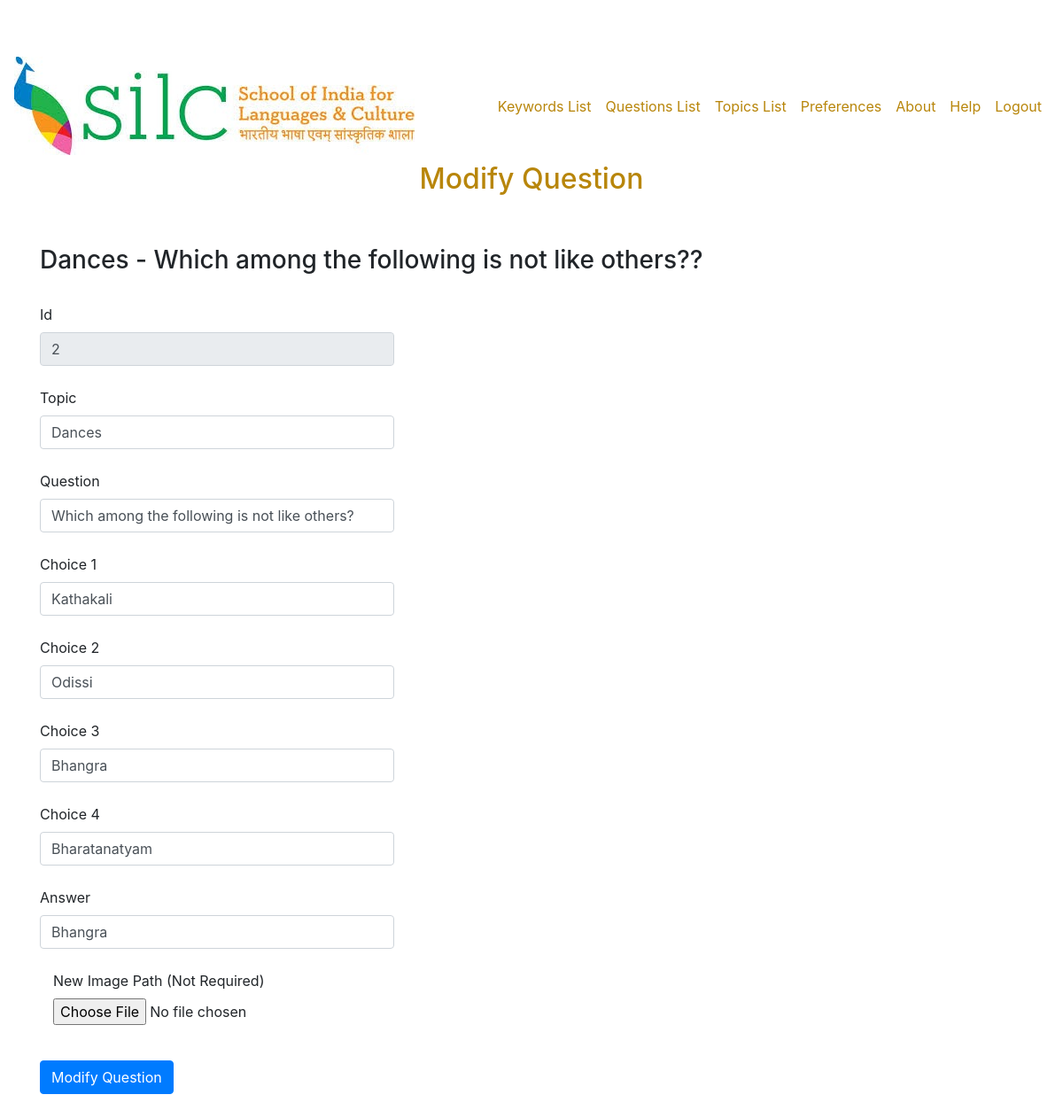
The app's page /modifyQuestion.php?id=2 (signed in) with its own data.
### tables this page shows
CREATE TABLE `questions` (
  `id` int(11) NOT NULL,
  `topic` varchar(75) NOT NULL,
  `question` varchar(100) NOT NULL,
  `choice_1` varchar(75) NOT NULL,
  `choice_2` varchar(75) NOT NULL,
  `choice_3` varchar(75) NOT NULL,
  `choice_4` varchar(75) NOT NULL,
  `answer` varchar(75) NOT NULL,
  `image_name` varchar(75) NOT NULL
);

### modifyQuestion.php (the view, shortened to what this page needs)
<?php
    include('header.php');
?>
<div class="container">
<?php
include_once 'db_configuration.php';
if (isset($_GET['id'])){
    $id = $_GET['id'];
    $sql = "SELECT * FROM questions
            WHERE id = '$id'";
    if (!$result = $db->query($sql)) {
        die ('There was an error running query[' . $connection->error . ']');
    }
}
if ($result->num_rows > 0) {
    while($row = $result->fetch_assoc()) {
      echo '<h2 id="title">Modify Question</h2><br>';
      echo '<form action="modifyTheQuestion.php" method="POST" enctype="multipart/form-data">
      <br>
      <h3>'.$row["topic"].' - '.$row["question"].'? </h3> <br>
      <div>
        <label for="id">Id</label>
        <input type="text" class="form-control" name="id" value="'.$row["id"].'"  maxlength="5" style=width:400px readonly><br>
      </div>
      <div>
        <label for="name">Topic</label>
        <input type="text" class="form-control" name="topic" value="'.$row["topic"].'"  maxlength="255" style=width:400px required><br>
      </div>
      <div>
        <label for="category">Question</label>
        <input type="text" class="form-control" name="question" value="'.$row["question"].'"  maxlength="255" style=width:400px required><br>
      </div>
      <div>
        <label for="level">Choice 1</label>
        <input type="text" class="form-control" name="choice_1" value="'.$row["choice_1"].'"  maxlength="255" style=width:400px required><br>
      </div>
      <div>
        <label for="facilitator">Choice 2</label>
        <input type="text" class="form-control" name="choice_2" value="'.$row["choice_2"].'"  maxlength="255" style=width:400px required><br>
      </div>
      <div>
        <label for="description">Choice 3</label>
        <input type="text" class="form-control" name="choice_3" value="'.$row["choice_3"].'"  maxlength="255" style=width:400px required><br>
      </div>
      <div>
        <label for="required">Choice 4</label>
        <input type="text" class="form-control" name="choice_4" value="'.$row["choice_4"].'"  maxlength="255" style=width:400px required><br>
      </div>
      <div>
        <label for="optional">Answer</label>
        <input type="text" class="form-control" name="answer" value="'.$row["answer"].'"  maxlength="255" style=width:400px required><br>
      </div>
      <div class="form-group col-md-4">
        <label for="cadence">New Image Path (Not Required)</label>
        <input type="file" name="fileToUpload" id="fileToUpload" maxlength="255">
      </div>
      <input type="hidden" class="form-control" name="oldimage" value="'.$row["image_name"].'" maxlength="255" required>
      <br>
      <div class="text-left">
          <button type="submit" name="submit" class="btn btn-primary btn-md align-items-center">Modify Question</button>
      </div>
      <br> <br>
      </form>';
    }
}
else {
    echo "0 results";
}
?>
</div>

### CSS/publishersdb.css (style rules this page uses)
body { padding-top: 54px; }
@media (min-width: 992px) { body { padding-top: 56px; } }

### modifyQuestion.php (style rules this page uses)
#title { text-align: center; color: darkgoldenrod; }

### records on screen
questions: topic "Dances", question "Which among the following is not like others?", id "2", choice_1 "Kathakali", choice_2 "Odissi", choice_3 "Bhangra", choice_4 "Bharatanatyam", answer "Bhangra"
